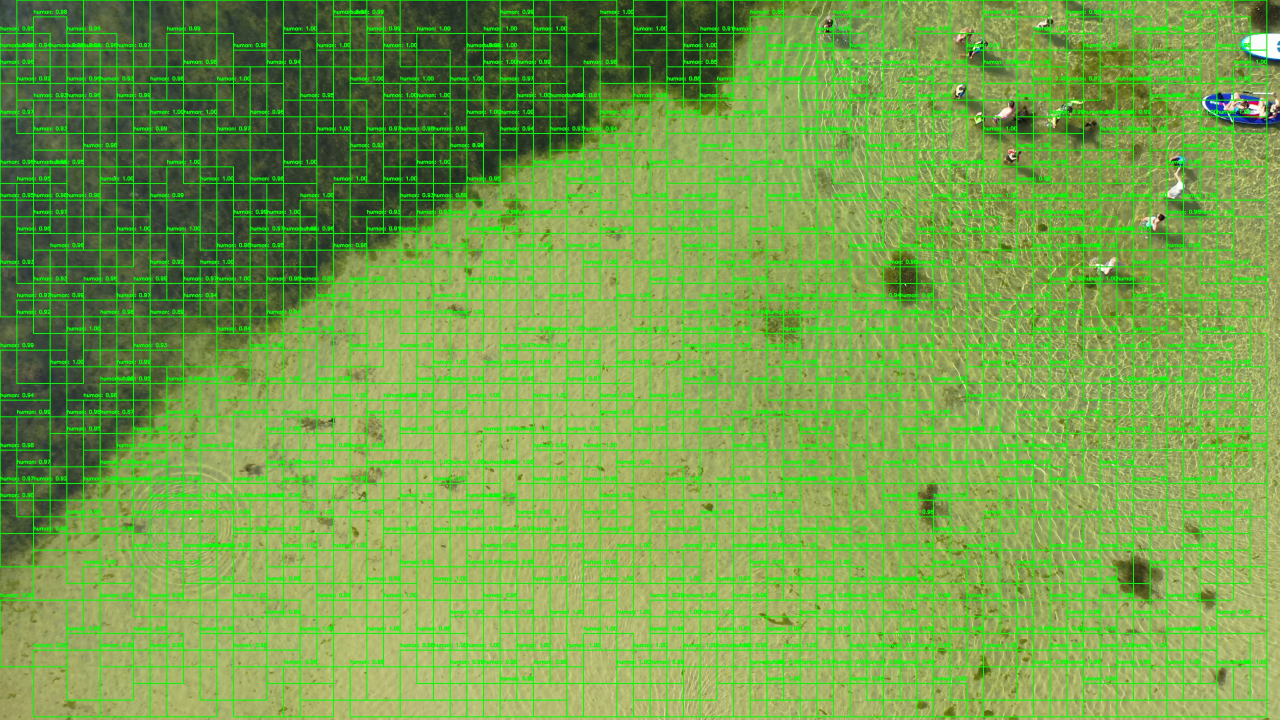
#> input picture det1.jpg, 3840 x 2160 px, given in place of a_101.jpg, which was not available (shown at 1/3 size)
$ jupyter execute detect_object_v1.ipynb
#> lines starting #> are read from the running program, lines starting #| are printed output that depends on the picture; after the words box and inside, x2 and y2 are one past the last pixel; in counts of white or black regions, pixels touching at a corner belong together; pictures that were not available may be replaced by others from this repository, and a replacement may not be noted
[cell 1]
import cv2
import numpy as np
import matplotlib.pyplot as plt


class AerialWaterObjectDetector:

    def __init__(self, debug_mode=False, confidence_threshold=0.5):
        self.debug_mode = debug_mode
        self.confidence_threshold = confidence_threshold

    def detect(self, image_path, output_path=None):
        # Read the image
        image = cv2.imread(image_path)
        if image is None:
            raise ValueError(f"Could not read image at {image_path}")

        # Convert to RGB
        image_rgb = cv2.cvtColor(image, cv2.COLOR_BGR2RGB)

        # Create a working copy for visualization
        visualization = image_rgb.copy()

        # Detect boats using their distinctive features
        object_detection = self._detect_objects(image_rgb)

        # Draw detections on the visualization image
        self._draw_detections(visualization, object_detection)

        # Save or display results
        if output_path:
            cv2.imwrite(output_path, cv2.cvtColor(visualization, cv2.COLOR_RGB2BGR))
            print(f"Results saved to {output_path}")
        elif self.debug_mode:
            plt.figure(figsize=(15, 10))
            plt.imshow(visualization)
            plt.title("Object Detections")
            plt.axis('off')
            plt.tight_layout()
            plt.show()

        return object_detection, visualization

    def _detect_objects(self, image):
        # Convert to HSV for color-based detection
        hsv = cv2.cvtColor(image, cv2.COLOR_RGB2HSV)

        # Step 1: Create color masks
        # White/light colored
        lower_white = np.array([0, 0, 180])
        upper_white = np.array([180, 30, 255])
        white_mask = cv2.inRange(hsv, lower_white, upper_white)

        lower_blue = np.array([90, 50, 50])
        upper_blue = np.array([130, 255, 255])
        blue_mask = cv2.inRange(hsv, lower_blue, upper_blue)

        # Combined mask
        boat_mask = cv2.bitwise_or(white_mask, blue_mask)

        # Clean up mask
        kernel = np.ones((5, 5), np.uint8)
        boat_mask = cv2.morphologyEx(boat_mask, cv2.MORPH_OPEN, kernel, iterations=1)
        boat_mask = cv2.morphologyEx(boat_mask, cv2.MORPH_CLOSE, kernel, iterations=2)

        # Step 2: Find contours in the mask
        contours, _ = cv2.findContours(boat_mask, cv2.RETR_EXTERNAL, cv2.CHAIN_APPROX_SIMPLE)

        # Step 3: Filter contours based on size, shape, and area
        detected_objects = []

        for contour in contours:
            # Get bounding rectangle
            x, y, w, h = cv2.boundingRect(contour)

            area = cv2.contourArea(contour)

            # Check if shape is appropriate for a boat
            if area > 200:
                # Add padding
                padding = 10
                x = max(0, x - padding)
                y = max(0, y - padding)
                w = min(image.shape[1] - x, w + 2*padding)
                h = min(image.shape[0] - y, h + 2*padding)

                confidence = min(area / 1000, 0.99)
                detected_objects.append((x, y, w, h, confidence))


        # Step 4: If insufficient detections from color, try structural analysis
        if len(detected_objects) < 1:
            # Convert to grayscale
            gray = cv2.cvtColor(image, cv2.COLOR_RGB2GRAY)

            # Enhance contrast
            clahe = cv2.createCLAHE(clipLimit=3.0, tileGridSize=(8, 8))
            enhanced = clahe.apply(gray)

            # Use bilateral filter to preserve edges but smooth areas
            filtered = cv2.bilateralFilter(enhanced, 9, 75, 75)

            # Use Canny edge detector to find edges
            edges = cv2.Canny(filtered, 30, 150)

            # Dilate to connect edges
            dilated = cv2.dilate(edges, kernel, iterations=1)

            # Find contours in the edges
            contours, _ = cv2.findContours(dilated, cv2.RETR_EXTERNAL, cv2.CHAIN_APPROX_SIMPLE)

            # Filter contours
            for contour in contours:
                x, y, w, h = cv2.boundingRect(contour)


                aspect_ratio = float(w) / h
                area = cv2.contourArea(contour)

                # Boats typically have an aspect ratio between 1:1 and 3:1
                if 1.0 <= aspect_ratio <= 3.0 and area > 300:
                    # Add padding
                    padding = 10
                    x = max(0, x - padding)
                    y = max(0, y - padding)
                    w = min(image.shape[1] - x, w + 2*padding)
                    h = min(image.shape[0] - y, h + 2*padding)

                    confidence = min(area / 2000, 0.7)  # Lower confidence for this method
                    detected_objects.append((x, y, w, h, confidence))

        # Step 5: Perform non-maximum suppression
        object_detections = self._non_max_suppression(detected_objects)
        # Filter by confidence threshold
        object_detections = [obj for obj in object_detections if obj[4] >= self.confidence_threshold]

        # Debug visualization if needed
        if self.debug_mode:
            debug_img = image.copy()
            for x, y, w, h, conf in detected_objects:
                cv2.rectangle(debug_img, (x, y), (x+w, y+h), (255, 0, 0), 2)
                cv2.putText(debug_img, f"Object {conf:.2f}", (x, y-5),
                           cv2.FONT_HERSHEY_SIMPLEX, 0.5, (255, 0, 0), 2)

            plt.figure(figsize=(10, 8))
            plt.subplot(121)
            plt.imshow(boat_mask, cmap='gray')
            plt.title("Object Detection Mask")
            plt.subplot(122)
            plt.imshow(debug_img)
            plt.title("Object Detections")
            plt.tight_layout()
            plt.show()

        return object_detections

    def _non_max_suppression(self, boxes, overlap_threshold=0.3):
        """
        Apply non-maximum suppression to remove overlapping bounding boxes.

        Args:
            boxes: List of (x, y, w, h, confidence) tuples
            overlap_threshold: Maximum allowed overlap ratio

        Returns:
            list: Filtered bounding boxes
        """
        if not boxes:
            return []

        # Convert (x, y, w, h) to (x1, y1, x2, y2) format
        boxes_xyxy = [(x, y, x+w, y+h, conf) for x, y, w, h, conf in boxes]

        # Sort by confidence (highest first)
        boxes_xyxy.sort(key=lambda x: x[4], reverse=True)

        keep = []

        while boxes_xyxy:
            # Take the box with highest confidence
            current = boxes_xyxy.pop(0)
            keep.append(current)

            # Check remaining boxes
            i = 0
            while i < len(boxes_xyxy):
                # Calculate IoU between current box and this box
                iou = self._calculate_iou(current[:4], boxes_xyxy[i][:4])

                if iou > overlap_threshold:
                    # Remove box
                    boxes_xyxy.pop(i)
                else:
                    i += 1

        # Convert back to (x, y, w, h, confidence) format
        result = [(x1, y1, x2-x1, y2-y1, conf) for x1, y1, x2, y2, conf in keep]
        return result

    def _calculate_iou(self, box1, box2):
        """
        Calculate Intersection over Union for two boxes.

        Args:
            box1: Tuple of (x1, y1, x2, y2)
            box2: Tuple of (x1, y1, x2, y2)

        Returns:
            float: IoU value
        """
        # Calculate intersection area
        x_left = max(box1[0], box2[0])
        y_top = max(box1[1], box2[1])
        x_right = min(box1[2], box2[2])
        y_bottom = min(box1[3], box2[3])

        if x_right < x_left or y_bottom < y_top:
            return 0.0

        intersection_area = (x_right - x_left) * (y_bottom - y_top)

        # Calculate area of both boxes
        box1_area = (box1[2] - box1[0]) * (box1[3] - box1[1])
        box2_area = (box2[2] - box2[0]) * (box2[3] - box2[1])

        # Calculate IoU
        iou = intersection_area / float(box1_area + box2_area - intersection_area)
        return iou

    def _draw_detections(self, image, boat_detections):

        # Draw object detections
        for i, (x, y, w, h, conf) in enumerate(boat_detections):
            cv2.rectangle(image, (x, y), (x+w, y+h), (255, 0, 0), 2)  # Blue
            label = f"Object {conf:.2f}"
            cv2.putText(image, label, (x, y-5), cv2.FONT_HERSHEY_SIMPLEX, 0.5, (255, 0, 0), 2)


def detect_objects(image_path, output_path=None, debug_mode=False):
    # Initialize detector
    detector = AerialWaterObjectDetector(debug_mode=debug_mode)

    # Run detection
    objects, output = detector.detect(image_path, output_path)
#> in detect, image is the input picture: shape (2160, 3840, 3); mean B, G, R 74.3, 163.1, 116.6
#> in _detect_objects, `hsv = cv2.cvtColor(image, cv2.COLOR_RGB2HSV)`: hsv: shape (2160, 3840, 3); mean H, S, V 42.2, 130.4, 163.3
#> in _detect_objects, `white_mask = cv2.inRange(hsv, lower_white, upper_white)`:
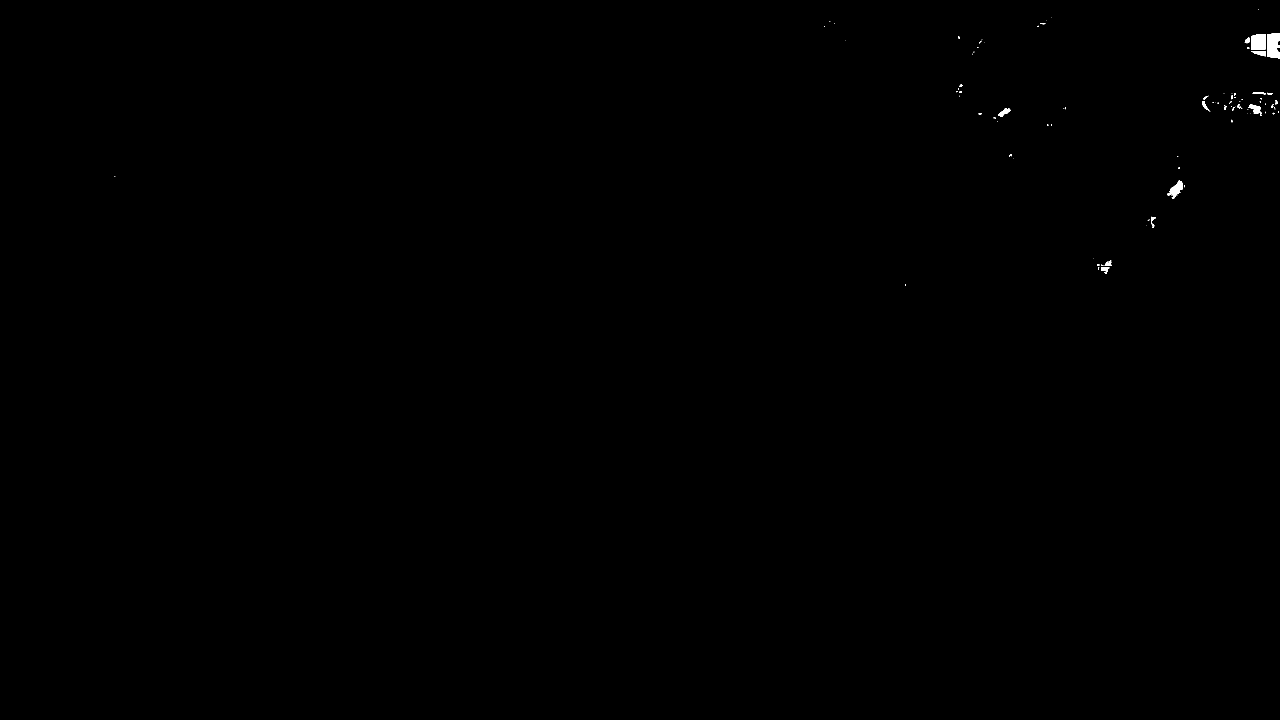
#> white_mask: shape (2160, 3840) (shown at 1/3 size); 0.11% white; 96 white regions (66 under 20 px), largest, box (x1, y1, x2, y2) and area: (3803, 101, 3840, 175) 2444, (3753, 103, 3798, 148) 1960, (3503, 542, 3548, 596) 1118
#> in _detect_objects, `blue_mask = cv2.inRange(hsv, lower_blue, upper_blue)`:
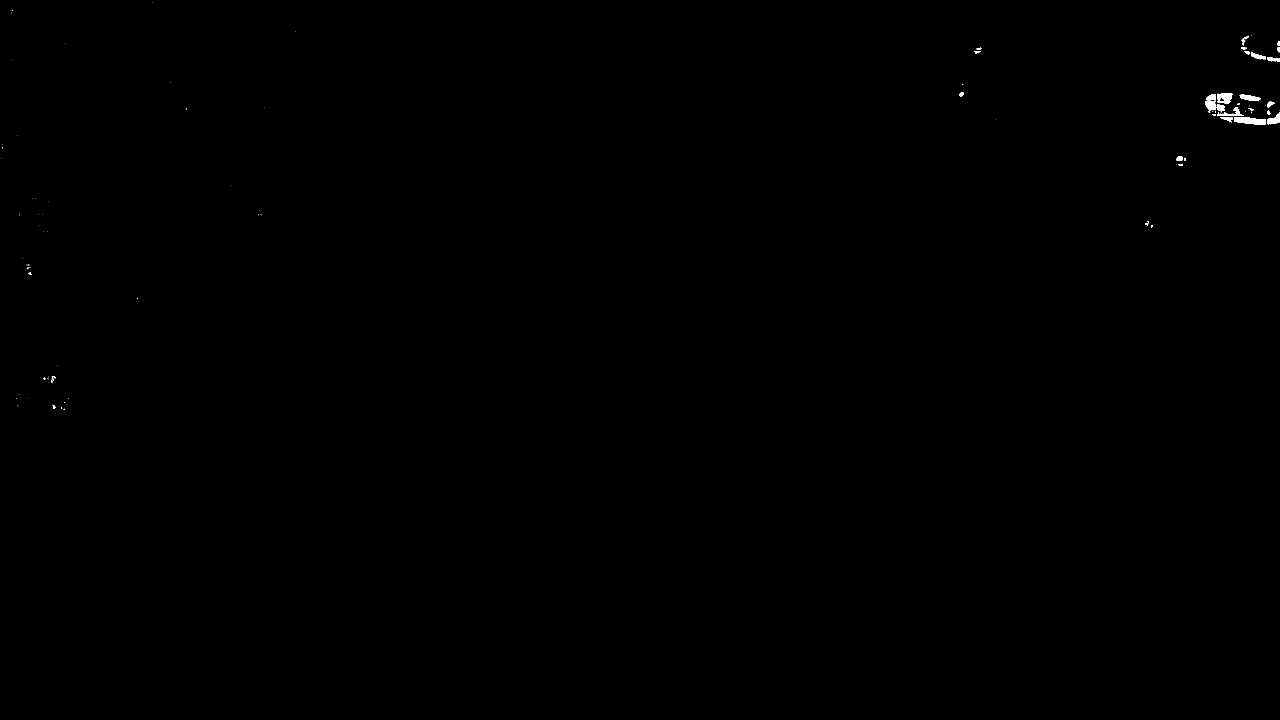
#> blue_mask: shape (2160, 3840) (shown at 1/3 size); 0.11% white; 110 white regions (74 under 20 px), largest, box (x1, y1, x2, y2) and area: (3702, 352, 3798, 374) 1543, (3616, 302, 3649, 333) 741, (3802, 337, 3840, 373) 722
#> in _detect_objects, `boat_mask = cv2.bitwise_or(white_mask, blue_mask)`: boat_mask: shape (2160, 3840); 0.22% white; 171 white regions (124 under 20 px), largest, box (x1, y1, x2, y2) and area: (3803, 101, 3840, 185) 2983, (3753, 103, 3798, 148) 1962, (3702, 352, 3798, 374) 1543
#> in _detect_objects, `boat_mask = cv2.morphologyEx(boat_mask, cv2.MORPH_OPEN, kernel, iterat..`:
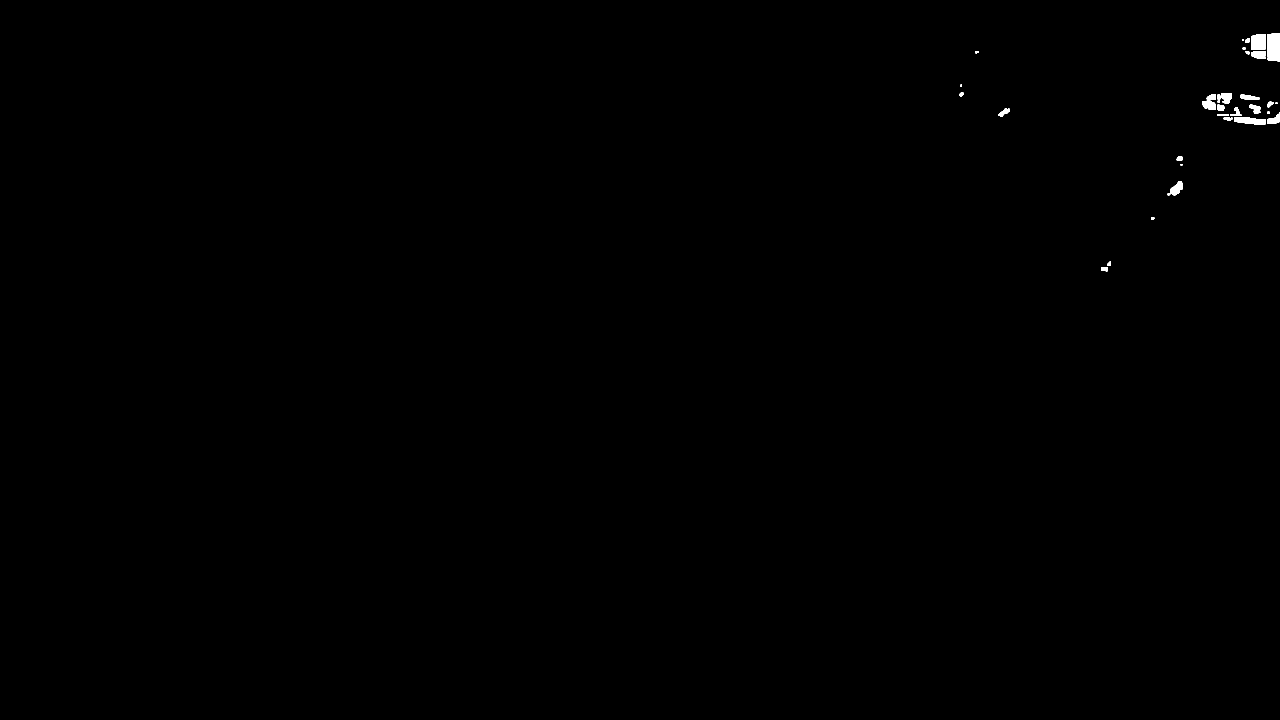
#> boat_mask: shape (2160, 3840) (shown at 1/3 size); 0.19% white; 34 white regions, largest, box (x1, y1, x2, y2) and area: (3803, 101, 3840, 184) 2965, (3753, 103, 3798, 148) 1960, (3702, 352, 3798, 373) 1537
#> in _detect_objects, `boat_mask = cv2.morphologyEx(boat_mask, cv2.MORPH_CLOSE, kernel, itera..`: boat_mask: shape (2160, 3840); 0.21% white; 17 white regions
#> in _detect_objects, `contours, _ = cv2.findContours(boat_mask, cv2.RETR_EXTERNAL, cv2.CHAIN..`: contours = 17 contours, 1 with area under 20; largest, box (x1, y1, x2, y2) and area: (3726, 101, 3840, 184) 6684, (3606, 280, 3696, 332) 3182, (3653, 322, 3840, 373) 3176, (3503, 543, 3548, 586) 980, (3748, 314, 3781, 341) 526
#> the loop in _detect_objects, `for contour in contours:` made 17 passes
#> (x, y, w, h, area, confidence) on passes 1, 3, 7, 8, 9, 10, 11, 12, 17: (3293, 775, 50, 49, 283, 0.283), (3493, 533, 65, 63, 980.5, 0.981), (2986, 316, 54, 44, 392, 0.392), (3643, 312, 197, 71, 3176.5, 0.99), (3738, 304, 53, 47, 526, 0.526), (3793, 295, 47, 37, 220, 0.22), (3710, 274, 79, 34, 515.5, 0.515), (3596, 270, 110, 72, 3181.5, 0.99), (3716, 91, 124, 103, 6683.5, 0.99)
#> (x, y, w, h, area) on passes 2, 5, 6, 13, 14, 15: (3453, 651, 10, 9, 62), (3530, 468, 17, 14, 171.5), (3803, 334, 6, 8, 32.5), (2879, 278, 12, 11, 91.5), (2880, 254, 6, 6, 24), (2925, 153, 11, 7, 51.5)
#> after the loop in _detect_objects, `for contour in contours:`: detected_objects = [(3293, 775, 50, 49, 0.283), (3493, 533, 65, 63, 0.981), (2986, 316, 54, 44, 0.392), (3643, 312, 197, 71, 0.99), (3738, 304, 53, 47, 0.526), (3793, 295, 47, 37, 0.22), (3710, 274, 79, 34, 0.515), (3596, 270, 110, 72, 0.99), (3716, 91, 124, 103, 0.99)]
#> in _non_max_suppression, `boxes_xyxy = [(x, y, x+w, y+h, conf) for x, y, w, h, conf in boxes]`: boxes_xyxy = 9 items, first 6: (3293, 775, 3343, 824, 0.283), (3493, 533, 3558, 596, 0.981), (2986, 316, 3040, 360, 0.392), (3643, 312, 3840, 383, 0.99), (3738, 304, 3791, 351, 0.526), (3793, 295, 3840, 332, 0.22)
#> the loop in _non_max_suppression, `while boxes_xyxy:` made 9 passes
#> current on passes 2, 3, 4, 6, 7, 8: (3596, 270, 3706, 342, 0.99), (3716, 91, 3840, 194, 0.99), (3493, 533, 3558, 596, 0.981), (3710, 274, 3789, 308, 0.515), (2986, 316, 3040, 360, 0.392), (3293, 775, 3343, 824, 0.283)
#> current on passes 1, 5: (3643, 312, 3840, 383, 0.99), (3738, 304, 3791, 351, 0.526)
#> after the loop in _non_max_suppression, `while boxes_xyxy:`: boxes_xyxy = []; keep = 9 items, first 6: (3643, 312, 3840, 383, 0.99), (3596, 270, 3706, 342, 0.99), (3716, 91, 3840, 194, 0.99), (3493, 533, 3558, 596, 0.981), (3738, 304, 3791, 351, 0.526), (3710, 274, 3789, 308, 0.515)
#> in _non_max_suppression, `result = [(x1, y1, x2-x1, y2-y1, conf) for x1, y1, x2, y2, conf in keep]`: result = [(3643, 312, 197, 71, 0.99), (3596, 270, 110, 72, 0.99), (3716, 91, 124, 103, 0.99), (3493, 533, 65, 63, 0.981), (3738, 304, 53, 47, 0.526), (3710, 274, 79, 34, 0.515), (2986, 316, 54, 44, 0.392), (3293, 775, 50, 49, 0.283), (3793, 295, 47, 37, 0.22)]
#> in _detect_objects, `object_detections = self._non_max_suppression(detected_objects)`: object_detections has the same summary as result in _non_max_suppression
#> in _detect_objects, `object_detections = [obj for obj in object_detections if obj[4] >= sel..`: object_detections = [(3643, 312, 197, 71, 0.99), (3596, 270, 110, 72, 0.99), (3716, 91, 124, 103, 0.99), (3493, 533, 65, 63, 0.981), (3738, 304, 53, 47, 0.526), (3710, 274, 79, 34, 0.515)]
#> the loop in _detect_objects, `for x, y, w, h, conf in detected_objects:` made 9 passes
#> in detect, `object_detection = self._detect_objects(image_rgb)`: object_detection has the same summary as object_detections in _detect_objects
#> the loop in _draw_detections, `for i, (x, y, w, h, conf) in enumerate(boat_detections):` made 6 passes
#> (x, y, w, h, conf, label) on passes 1 to 6: (3643, 312, 197, 71, 0.99, 'Object 0.99'), (3596, 270, 110, 72, 0.99, 'Object 0.99'), (3716, 91, 124, 103, 0.99, 'Object 0.99'), (3493, 533, 65, 63, 0.981, 'Object 0.98'), (3738, 304, 53, 47, 0.526, 'Object 0.53'), (3710, 274, 79, 34, 0.515, 'Object 0.52')
#> in detect, `cv2.imwrite(output_path, cv2.cvtColor(visualization, cv2.COLOR_RGB2BGR))`:
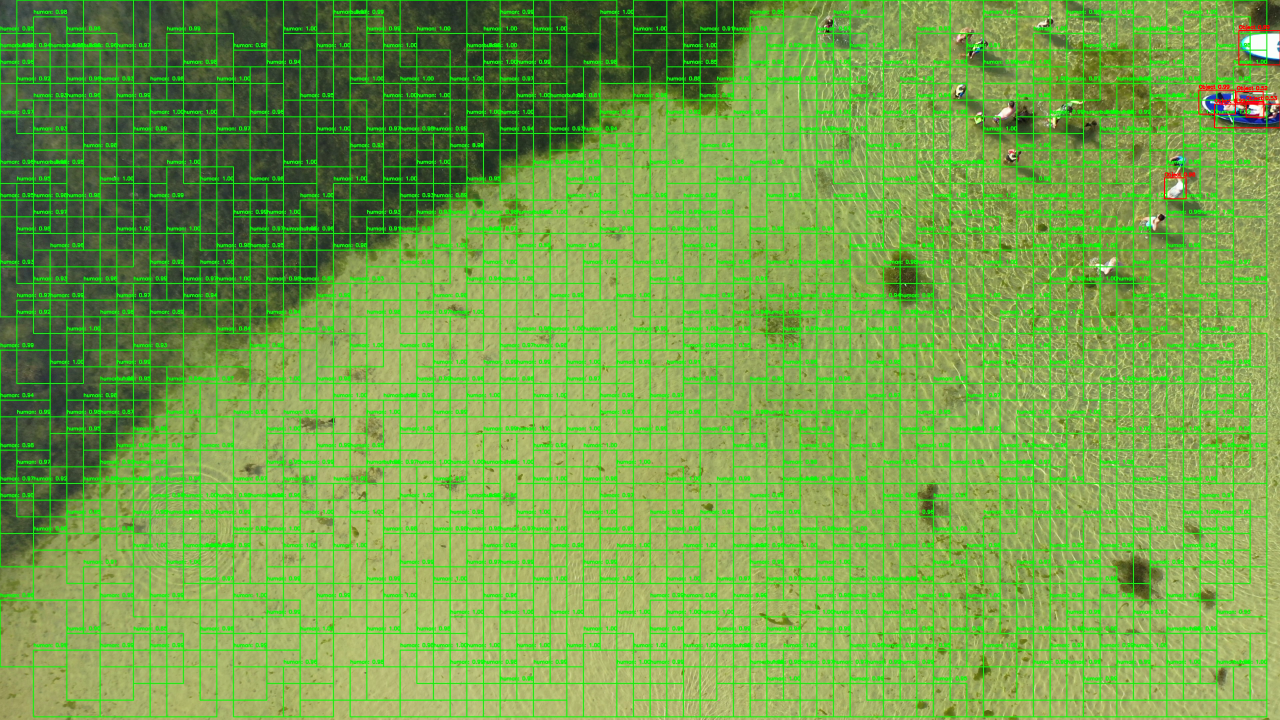
#> saved as object_detection_output1.jpg: shape (2160, 3840, 3) (shown at 1/3 size); mean B, G, R 74.2, 162.9, 116.7
#> objects has the same summary as object_detections in _detect_objects

    # Print summary
    print(f"Detected {len(objects)} objects")
#| Detected 6 objects

    print("\nObject detections:")
    for i, (x, y, w, h, conf) in enumerate(objects):
        print(f"  Object {i+1}: confidence {conf:.2f}, position: ({x}, {y}), size: {w}x{h}")
#> this loop made 6 passes
#|   Object 1: confidence 0.99, position: (3643, 312), size: 197x71
#|   Object 2: confidence 0.99, position: (3596, 270), size: 110x72
#|   Object 3: confidence 0.99, position: (3716, 91), size: 124x103
#|   Object 4: confidence 0.98, position: (3493, 533), size: 65x63
#|   Object 5: confidence 0.53, position: (3738, 304), size: 53x47
#|   Object 6: confidence 0.52, position: (3710, 274), size: 79x34

    # Display the result if no output path is provided
    if not output_path:
        plt.figure(figsize=(15, 10))
        plt.imshow(output)
        plt.title("Object Detections")
        plt.axis('off')
        plt.tight_layout()
        plt.show()

    return objects, output


# Example usage
if __name__ == "__main__":
    # Replace with your image path
    image_path = "dataset/working/images/val/a_101.jpg"

    # Run detection with debug mode on
    objects, _ = detect_objects(
        image_path,
        output_path="object_detection_output1.jpg",
        debug_mode=True
    )
#> objects has the same summary as object_detections in _detect_objects
